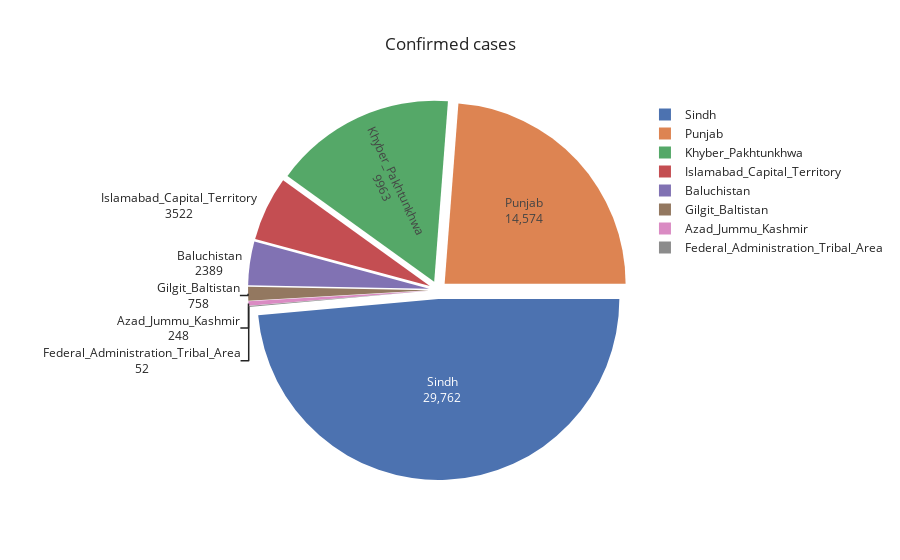

Write notebook code for a chart like this one.
### Markdown cell above
### * Graph Visualization

### Code cell
fig = px.pie(CVD,
             values="Confirmed_cases",
             names="Province",
             title="Confirmed cases",
             template="seaborn")
fig.update_traces(rotation=90, pull=0.05, textinfo='value+label')
fig.show()

### Figure 1 — Plotly figure (JSON) as saved in the notebook; plotly's stock layout.template omitted (floating-point values rounded to 4 significant figures; data arrays with more than 128 entries replaced by an {"elided": "..."} marker saying what was removed)
{"data": [{"domain": {"x": [0, 1], "y": [0, 1]}, "hovertemplate": "Province=%{label}<br>Confirmed_cases=%{value}<extra></extra>", "labels": {"elided": "2354 str values"}, "legendgroup": "", "name": "", "pull": 0.05, "rotation": 90, "showlegend": true, "textinfo": "value+label", "type": "pie", "values": {"elided": "2354 int values"}}], "layout": {"legend": {"tracegroupgap": 0}, "title": {"text": "Confirmed cases"}}}
